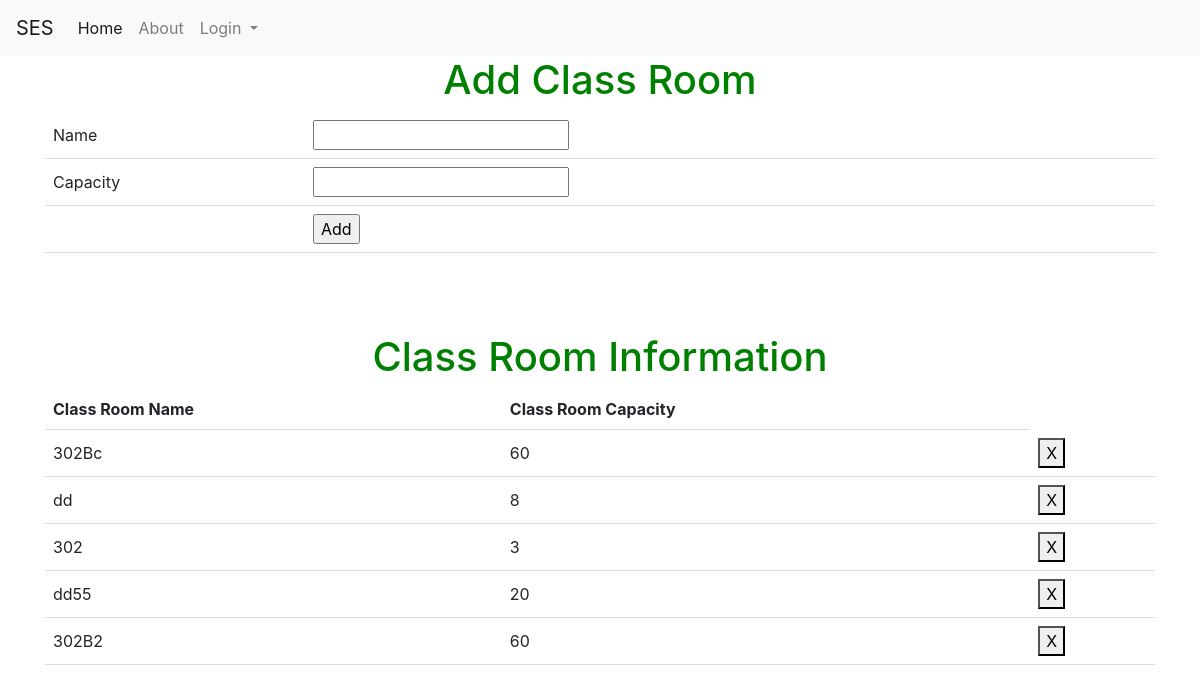
/saverloc, run on the app's committed database.
### tables this page shows
CREATE TABLE loc (loc_id INTEGER PRIMARY KEY UNIQUE, loc_Cap INTEGER, loc_name CHAR CONSTRAINT loc_id UNIQUE ON CONFLICT IGNORE);

### auth.py (the view, shortened to what this page needs)
@auth.route("/saverloc",methods = ["POST","GET"])
def saverloc():
    if request.method=='GET':
        con = sqlite3.connect("instance/db.sqlite")
        cur = con.cursor()
        cur.execute("SELECT * FROM loc")
        data6 = cur.fetchall()
        return render_template('add_loc.html',data6=data6)
    return render_template("add_loc.html",data6=data6)

### templates/add_Loc.html (shortened to what this page needs)
{% extends "base.html" %}
{% block content %}
<h1>Add Class Room</h1>
 <form action = "/saverloc" method="post">
 <table>
  <tr><td>Name</td><td><input type="text" name="name_loc" ></td></tr>
  <tr><td>Capacity</td><td><input type="number" name="cap"></td></tr>
  <tr><td></td><td><input type="submit" value="Add"></td></tr>
</form>
  <form action = "/del_loc" method="post">
 <br> <h1>{{msg}}</h1><br><br>
 <h1>Class Room Information</h1>
 <table id="table_to_highlight" style="width:100%">
    <thead>
      <tr>
        <th>Class Room Name</th>
        <th>Class Room Capacity</th>
      </tr>
      </thead>
      <tbody>
       {% for row in data6 %}
              <tr>
                  <td>{{row[2]}}</td>
                  <td>{{row[1]}}</td>
                  <td><button class="bi bi-plus" type="submit" value="{{ row[0] }}" name="locid">X</button></td>
              </tr>
          {% endfor %}
      </tbody>
  </table>
 </form>
{% endblock %}

### templates/base.html (shortened to what this page needs)
<!DOCTYPE html>
<html>
<head>
    <link rel="stylesheet" href="https://cdn.jsdelivr.net/npm/bootstrap@4.3.1/dist/css/bootstrap.min.css">
    <link rel="stylesheet" href="https://cdnjs.cloudflare.com/ajax/libs/font-awesome/5.15.3/css/all.min.css">
    <link rel="stylesheet" href="https://mdbcdn.b-cdn.net/wp-content/themes/mdbootstrap4/docs-app/css/compiled-4.20.0.min.css">
</head>
<body>
<section class="hero is-fullheight" style="background-color:#ffffff;">
    <div>  <nav class="navbar navbar-expand-lg navbar-light bg-light">
        <a class="navbar-brand" href="{{ url_for('main.index') }}">SES</a>
        <div class="collapse navbar-collapse" id="navbarSupportedContent">
          <ul class="navbar-nav mr-auto">
            <li class="nav-item active">
              <a class="nav-link" href="{{ url_for('main.index') }}">Home <span class="sr-only">(current)</span></a>
            </li>
            <li class="nav-item">
              <a class="nav-link" href="{{ url_for('main.About') }}">About</a>
            </li>
            <li class="nav-item dropdown">
              <a class="nav-link dropdown-toggle" href="#" id="navbarDropdown" role="button" data-toggle="dropdown" aria-haspopup="true" aria-expanded="false">
                Login
              </a>
            </li>
        </div>
    </div>
    <div class="hero-body">
        <div class="container has-text-centered">
            {% block content %}{% endblock %}
        </div>
</section>
</body>
</html>

### templates/add_Loc.html (style rules this page uses)
body { text-align: center; }
h1 { color: green; }
table { border-collapse: collapse; width: 100%; }
th, td { padding: 8px; text-align: left; border-bottom: 1px solid #ddd; }

### data on the page
loc: loc_name "302Bc", loc_Cap "60", {{ row[0] }} 3 (drawn)
loc: loc_name "dd", loc_Cap "8", {{ row[0] }} 4 (drawn)
loc: loc_name "302", loc_Cap "3", {{ row[0] }} 5 (drawn)
loc: loc_name "dd55", loc_Cap "20", {{ row[0] }} 6 (drawn)
loc: loc_name "302B2", loc_Cap "60", {{ row[0] }} 7 (drawn)
